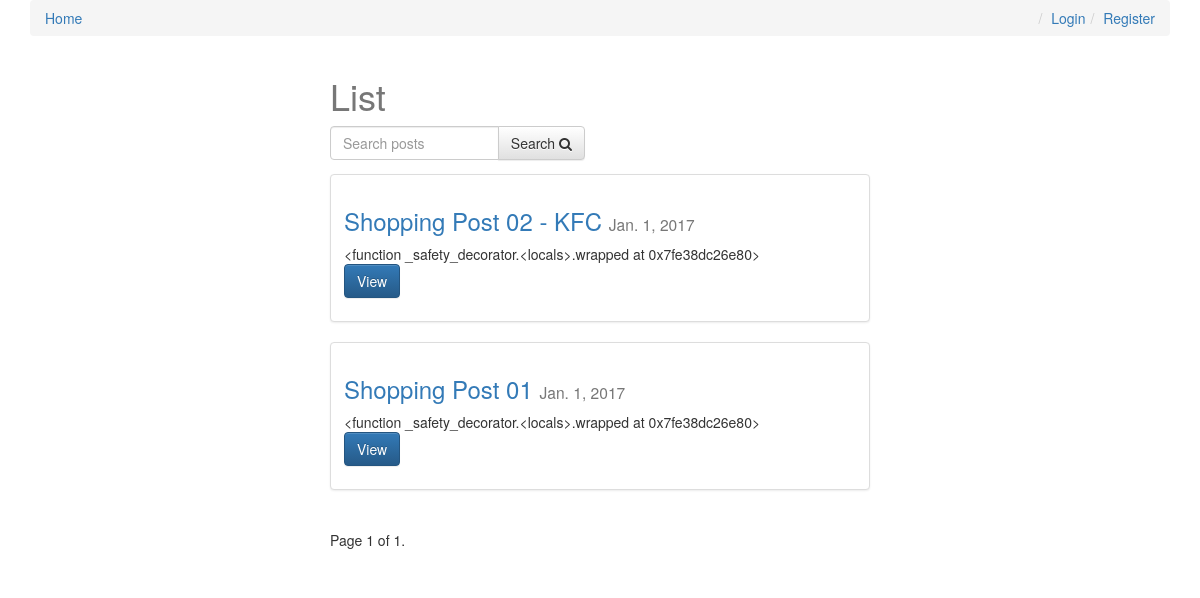
The app's page /, older data.
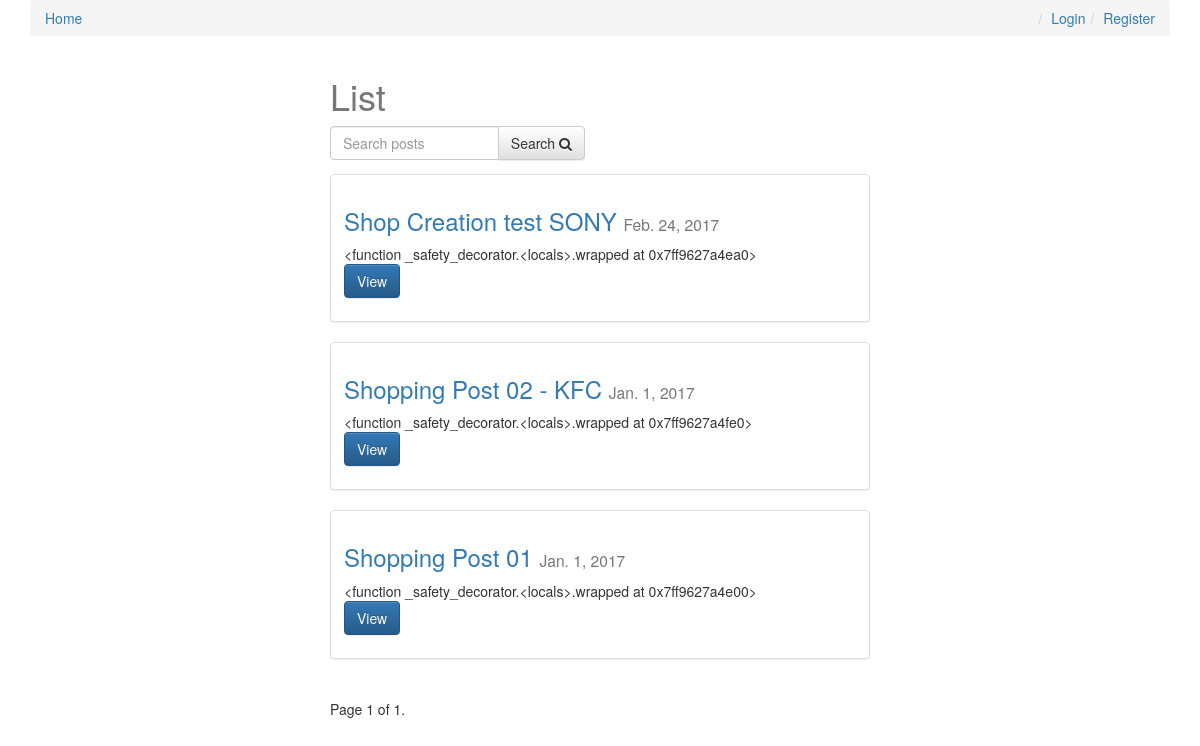
The same page, newer data.
### posts/models.py (models this page shows, shortened)
class Post(models.Model):
    user = models.ForeignKey(settings.AUTH_USER_MODEL, default=1)
    title = models.CharField(max_length=120)
    slug = models.SlugField(unique=True)
    image = models.ImageField(upload_to=upload_location,
            null=True,
            blank=True,
            width_field="width_field",
            height_field="height_field")
    height_field = models.IntegerField(default=0)
    width_field = models.IntegerField(default=0)
    content = models.TextField()
    draft = models.BooleanField(default=False)
    publish = models.DateField(auto_now=False, auto_now_add=False)
    read_time =  models.IntegerField(default=0) # models.TimeField(null=True, blank=True) #assume minutes
    updated = models.DateTimeField(auto_now=True, auto_now_add=False)
    timestamp = models.DateTimeField(auto_now=False, auto_now_add=True)
    objects = PostManager()
    def get_absolute_url(self):
        return reverse("posts:detail", kwargs={"slug": self.slug})
    class Meta:
        ordering = ["-timestamp", "-updated"]
    def get_markdown(self):
        content = self.content
        markdown_text = markdown(content)
        return mark_safe(markdown_text)

### posts/views.py (the view, shortened to what this page needs)
# urls.py: url(r'^$', post_list, name='list'),
def post_list(request):
    today = timezone.now().date()
    queryset_list = Post.objects.active()  # .order_by("-timestamp")
    if request.user.is_staff or request.user.is_superuser:
        queryset_list = Post.objects.all()
    query = request.GET.get("q")
    paginator = Paginator(queryset_list, 8)  # Show 25 contacts per page
    page_request_var = "page"
    page = request.GET.get(page_request_var)
    try:
        queryset = paginator.page(page)
    except PageNotAnInteger:
        queryset = paginator.page(1)
    except EmptyPage:
        queryset = paginator.page(paginator.num_pages)
    context = {
        "object_list": queryset,
        "title": "List",
        "page_request_var": page_request_var,
        "today": today,
    }
    return render(request, "post_list.html", context)

### posts/models.py (called while the page is built)
    def active(self, *args, **kwargs):
        return super(PostManager, self).filter(draft=False).filter(publish__lte=timezone.now())

### templates/post_list.html (shortened to what this page needs)
{% extends "base.html" %}
{% block content %}
<div class='col-sm-6 col-sm-offset-3'>
    <h1>{{ title }}</h1>
<form method='GET' action='' class='row'>
        <div class='col-sm-6'>
            <div class='input-group'>
                <input class='form-control' type='text' name='q' placeholder='Search posts' value='{{ request.GET.q }}'/>
                <span class='input-group-btn'>
                    <button class='btn btn-default' type='submit'>Search <i class="fa fa-search"></i></button>
                </span>
            </div>
        </div>
</form>
{% for obj in object_list %}
<div class="row">
  <div class="col-sm-12">
    <div class="thumbnail">
      <div class="caption post-detail-item">
        <h3><a href='{{ obj.get_absolute_url }}'>{{ obj.title }}</a> <small>{{ obj.publish }}</small></h3>
        {{ obj.get_markdown|truncatechars_html:120 }}
        <p><a href="{{ obj.get_absolute_url }}" class="btn btn-primary" role="button">View</a></p>
      </div>
    </div>
  </div>
</div>
{% endfor %}
<div class="pagination">
    <span class="step-links">
        <span class="current">
            Page {{ object_list.number }} of {{ object_list.paginator.num_pages }}.
        </span>
    </span>
</div>
</div>
{% endblock content %}

Row changes from the older to the newer data that the page shows:
added Post: title "Shop Creation test SONY", publish "Feb. 24, 2017", get_markdown "<function _safety_decorator.<locals>.wrapped at 0x7ff9627a4ea0>"
computed for Post "Shopping Post 02 - KFC": get_markdown "<function _safety_decorator.<locals>.wrapped at 0x7fe38dc26e80>" → "<function _safety_decorator.<locals>.wrapped at 0x7ff9627a4fe0>"
computed for Post "Shopping Post 01": get_markdown "<function _safety_decorator.<locals>.wrapped at 0x7fe38dc26e80>" → "<function _safety_decorator.<locals>.wrapped at 0x7ff9627a4e00>"
